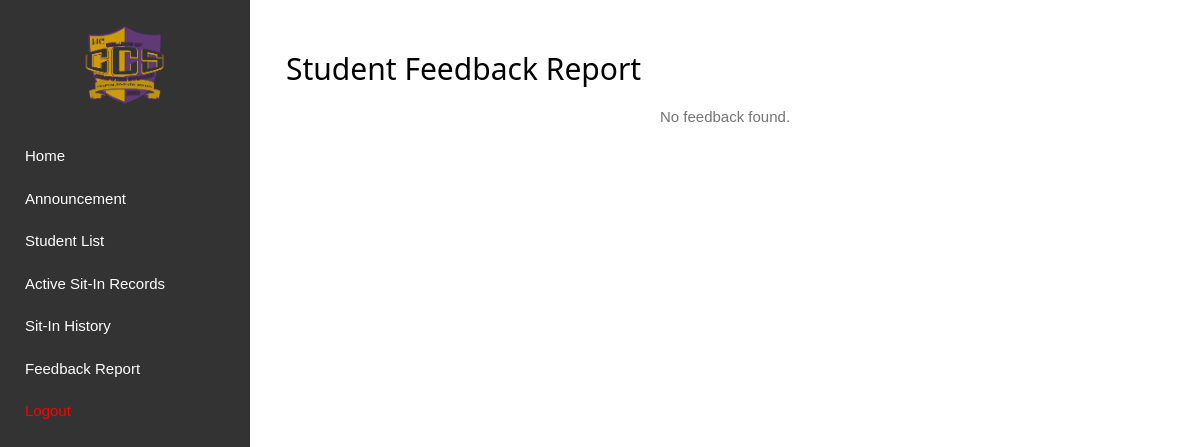
/admin/feedback_report (signed in), run on an earlier commit of the app's database.
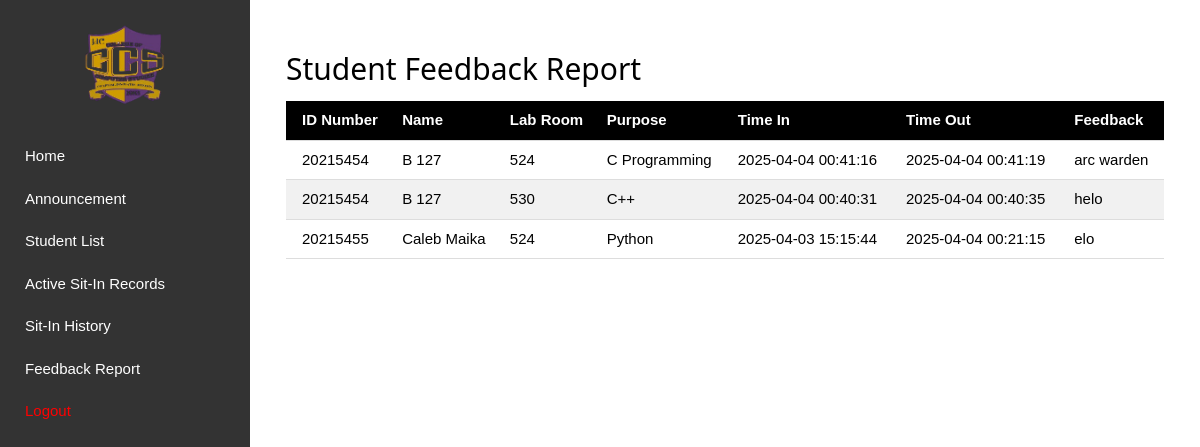
And on a later commit of the database.
### tables this page shows
CREATE TABLE sit_in_records(
id integer primary key autoincrement,
student_idno integer,
lab_room text,
purpose text,
sit_in_time timestamp default current_timestamp, time_out timestamp, feedback TEXT,
foreign key (student_idno) references registration(idno));

CREATE TABLE registration(
IDNO int primary key,
Lastname text,
Firstname text,
Midname text,
Course varchar(8),
Year_level varchar(1),
email text,
username text unique,
password text, address text, sessions INTEGER DEFAULT 30, profile_pic TEXT);

### main.py (the view)
@app.route('/admin/feedback_report')
def admin_feedback_report():
    if 'admin_username' not in session:
        flash("You must log in as an admin to access this page.", "error")
        return redirect(url_for('admin_login'))
    conn = get_db()
    cursor = conn.cursor()
    cursor.execute("""
        SELECT sit_in_records.*, registration.Firstname, registration.Midname, registration.Lastname
        FROM sit_in_records
        JOIN registration ON sit_in_records.student_idno = registration.IDNO
        WHERE sit_in_records.feedback IS NOT NULL
        ORDER BY sit_in_records.sit_in_time DESC
    """)
    feedback_records = cursor.fetchall()
    close_db(conn)
    return render_template('admin_feedback_report.html', feedback_records=feedback_records)

### main.py (called while the page is built)
def get_db():
    conn = sqlite3.connect(DATABASE)
    conn.row_factory = sqlite3.Row
    return conn

@app.after_request
def after_request(response):
    response.headers['Cache-Control'] = 'no-cache, no-store, must-revalidate'
    return response

### templates/admin_feedback_report.html
{% extends 'admin_base.html' %}
{% block content %}
<div class="w3-container w3-margin-top">
    <h2>Student Feedback Report</h2>
    {% if feedback_records %}
    <table class="w3-table w3-bordered w3-striped">
        <thead>
            <tr class="w3-black">
                <th>ID Number</th>
                <th>Name</th>
                <th>Lab Room</th>
                <th>Purpose</th>
                <th>Time In</th>
                <th>Time Out</th>
                <th>Feedback</th>
            </tr>
        </thead>
        <tbody>
            {% for record in feedback_records %}
            <tr>
                <td>{{ record.student_idno }}</td>
                <td>{{ record.Firstname }} {{ record.Midname }} {{ record.Lastname }}</td>
                <td>{{ record.lab_room }}</td>
                <td>{{ record.purpose }}</td>
                <td>{{ record.sit_in_time }}</td>
                <td>{{ record.time_out if record.time_out else 'Active' }}</td>
                <td>{{ record.feedback }}</td>
            </tr>
            {% endfor %}
        </tbody>
    </table>
    {% else %}
    <p class="w3-center w3-text-grey">No feedback found.</p>
    {% endif %}
</div>
{% endblock %}

What changed in the data, as far as the page shows it:
added sit_in_records: student_idno "20215454", Firstname "B", Lastname "127", lab_room "524", purpose "C Programming", sit_in_time "2025-04-04 00:41:16", time_out "2025-04-04 00:41:19", feedback "arc warden"
added sit_in_records: student_idno "20215454", Firstname "B", Lastname "127", lab_room "530", purpose "C++", sit_in_time "2025-04-04 00:40:31", time_out "2025-04-04 00:40:35", feedback "helo"
now on this page (row edited): sit_in_records: student_idno "20215455", Firstname "Caleb", Lastname "Maika", lab_room "524", purpose "Python", sit_in_time "2025-04-03 15:15:44", time_out "2025-04-04 00:21:15", feedback "elo"
Also different on the page:
text no longer shown: "No feedback found."
text now shown: "ID Number Name Lab Room Purpose Time In Time Out Feedback"
